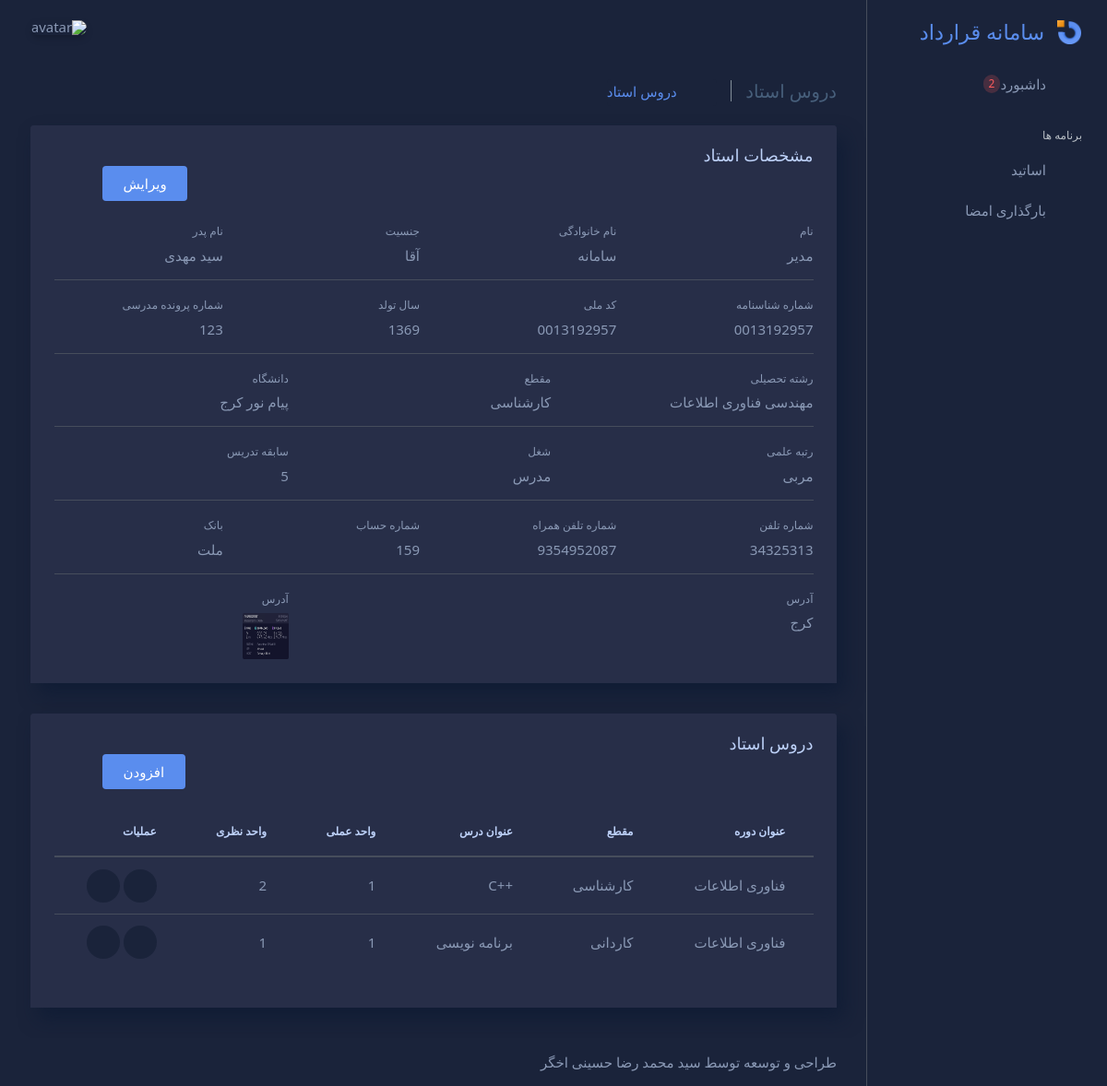
The page /account/teachers/1 on the database its author committed.
### accounts/models.py (models this page shows)
class UserProfile(models.Model):
    user = models.OneToOneField(User, on_delete=models.CASCADE)
    p_id = models.CharField(max_length=10, blank=True)
    f_name = models.CharField(max_length=16, blank=True)
    birthday = models.IntegerField(default=0)
    n_id = models.CharField(max_length=10, blank=True)
    file_number = models.CharField(max_length=16, blank=True)
    degree = models.CharField(max_length=64, choices=DEGREE_CHOICES, default='کارشناسی')
    field = models.CharField(max_length=64, blank=True)
    university = models.CharField(max_length=64, blank=True)
    rank = models.CharField(max_length=32, choices=RANK_CHOICES, default='مربی')
    job = models.CharField(max_length=64, blank=True)
    t_year = models.IntegerField(default=0)
    address = models.CharField(max_length=256, blank=True)
    mobile = models.IntegerField(default=0)
    phone = models.IntegerField(default=0)
    account = models.IntegerField(default=0)
    bank = models.CharField(max_length=16, blank=True)
    sex = models.CharField(max_length=8, choices=SEX_CHOICES, default='آقا')
    theorical_pay = models.IntegerField(default=0)
    practical_pay = models.IntegerField(default=0)
    sign = models.ImageField(null=True, blank=True)

class Lesson(models.Model):
    user = models.ForeignKey(User, on_delete=models.CASCADE)
    course_title = models.CharField(max_length=64)
    grade = models.CharField(max_length=32, choices=GRADE_CHOICES, default='کاردانی')
    lesson_title = models.CharField(max_length=64)
    theorical_unit = models.IntegerField(default=0)
    practical_unit = models.IntegerField(default=0)
    theorical_time = models.IntegerField(default=0)
    practical_time = models.IntegerField(default=0)
    group = models.IntegerField(default=1)

### accounts/views.py (the view)
# urls.py: path('teachers/<int:pk>', views.teacher_detail, name='teacher_detail'),
def teacher_detail(request, pk):
    teacher = User.objects.get(id=pk)
    lessons = Lesson.objects.filter(user=pk)
    return render(request, 'accounts/teacher_detail.html', {'teacher': teacher, 'lessons': lessons})

### accounts/templates/accounts/teacher_detail.html (shortened to what this page needs)
{% extends 'base/base.html' %}
{% block links %}
<div class="col-12">
    <h5 class="content-header-title float-left pr-1">دروس استاد</h5>
    <div class="breadcrumb-wrapper">
      <ol class="breadcrumb p-0 mb-0">
        <li class="breadcrumb-item"><a href="index.html"><i class="bx bx-home-alt"></i></a>
        </li>
        <li class="breadcrumb-item active">دروس استاد</li>
      </ol>
    </div>
</div>
{% endblock %}
{% block content %}
<div class="content-body">
  <section id="basic-datatable">
      <div class="row">
          <div class="col-12">
              <div class="card">
                  <div class="card-header">
                      <h4 class="card-title">مشخصات استاد</h4>
                      <div class="text-right">
                        <a href="{{ teacher.id }}/edit" class="btn btn-primary mr-4">ویرایش</a>
                    </div>
                  </div>
                  <div class="card-content">
                      <div class="card-body card-dashboard">
                          <div class="row">
                              <div class="col-lg-3 col-md-12 col-sm-12">
                                <label for="">نام</label>
                                <div>{{ teacher.first_name }}</div>
                              </div>
                              <div class="col-lg-3 col-md-12 col-sm-12">
                                <label for="">نام خانوادگی</label>
                                <div>{{ teacher.last_name }}</div>
                              </div>
                              <div class="col-lg-3 col-md-12 col-sm-12">
                                <label for="">جنسیت</label>
                                <div>{{ teacher.userprofile.sex }}</div>
                              </div>
                              <div class="col-lg-3 col-md-12 col-sm-12">
                                <label for="">نام پدر</label>
                                <div>{{ teacher.userprofile.f_name }}</div>
                              </div>
                          </div>
                          <hr>
                          <div class="row">
                            <div class="col-lg-3 col-md-12 col-sm-12">
                              <label for="">شماره شناسنامه</label>
                              <div>{{ teacher.userprofile.p_id }}</div>
                            </div>
                            <div class="col-lg-3 col-md-12 col-sm-12">
                              <label for="">کد ملی</label>
                              <div>{{ teacher.userprofile.n_id }}</div>
                            </div>
                            <div class="col-lg-3 col-md-12 col-sm-12">
                              <label for="">سال تولد</label>
                              <div>{{ teacher.userprofile.birthday }}</div>
                            </div>
                            <div class="col-lg-3 col-md-12 col-sm-12">
                              <label for="">شماره پرونده مدرسی</label>
                              <div>{{ teacher.userprofile.file_number }}</div>
                            </div>
                        </div>
                        <hr>
                        <div class="row">
                            <div class="col-lg-4 col-md-12 col-sm-12">
                              <label for="">رشته تحصیلی</label>
                              <div>{{ teacher.userprofile.field }}</div>
                            </div>
                            <div class="col-lg-4 col-md-12 col-sm-12">
                              <label for="">مقطع</label>
                              <div>{{ teacher.userprofile.degree }}</div>
                            </div>
                            <div class="col-lg-4 col-md-12 col-sm-12">
                              <label for="">دانشگاه</label>
                              <div>{{ teacher.userprofile.university }}</div>
                            </div>
                        </div>
                        <hr>
                        <div class="row">
                            <div class="col-lg-4 col-md-12 col-sm-12">
                              <label for="">رتبه علمی</label>
                              <div>{{ teacher.userprofile.rank }}</div>
                            </div>
                            <div class="col-lg-4 col-md-12 col-sm-12">
                              <label for="">شغل</label>
                              <div>{{ teacher.userprofile.job }}</div>
                            </div>
                            <div class="col-lg-4 col-md-12 col-sm-12">
                              <label for="">سابقه تدریس</label>
                              <div>{{ teacher.userprofile.t_year }}</div>
                            </div>
                        </div>
                        <hr>
                        <div class="row">
                            <div class="col-lg-3 col-md-12 col-sm-12">
                              <label for="">شماره تلفن</label>
                              <div>{{ teacher.userprofile.phone }}</div>
                            </div>
                            <div class="col-lg-3 col-md-12 col-sm-12">
                              <label for="">شماره تلفن همراه</label>
                              <div>{{ teacher.userprofile.mobile }}</div>
                            </div>
                            <div class="col-lg-3 col-md-12 col-sm-12">
                              <label for="">شماره حساب</label>
                              <div>{{ teacher.userprofile.account }}</div>
                            </div>
                            <div class="col-lg-3 col-md-12 col-sm-12">
                              <label for="">بانک</label>
                              <div>{{ teacher.userprofile.bank }}</div>
                            </div>
                        </div>
                        <hr>
                        <div class="row">
                            <div class="col-lg-8 col-md-12 col-sm-12">
                              <label for="">آدرس</label>
                              <div>{{ teacher.userprofile.address }}</div>
                            </div>
                            <div class="col-lg-4 col-md-12 col-sm-12">
                              <label for="">آدرس</label>
                              <div><img src="{{ teacher.userprofile.sign.url }}" alt="" width="50px" height="50px"></div>
                            </div>
                        </div>
                      </div>
                  </div>
              </div>
          </div>
      </div>
      <div class="row">
        <div class="col-12">
            <div class="card">
                <div class="card-header">
                    <h4 class="card-title">دروس استاد</h4>
                    <div class="text-right">
                        <a href="{{ teacher.id }}/add" class="btn btn-primary mr-4">افزودن</a>
                    </div>
                </div>
                <div class="card-content">
                    <div class="card-body card-dashboard">
                        <div class="table-responsive">
                            <table class="table zero-configuration">
                                <thead>
                                    <tr>
                                        <th>عنوان دوره</th>
                                        <th>مقطع</th>
                                        <th>عنوان درس</th>
                                        <th>واحد عملی</th>
                                        <th>واحد نظری</th>
                                        <th>عملیات</th>
                                    </tr>
                                </thead>
                                <tbody>
                                    {% for lesson in lessons %}
                                    <tr>
                                        <td>{{ lesson.course_title }}</td>
                                        <td>{{ lesson.grade }}</td>
                                        <td>{{ lesson.lesson_title }}</td>
                                        <td>{{ lesson.practical_unit }}</td>
                                        <td>{{ lesson.theorical_unit }}</td>
                                        <td>
                                            <a href="{% url 'teacher_detail'  teacher.id  %}"><i class="badge-circle badge-circle-light-secondary bx bx-show font-medium-1"></i></a>
                                            <a href="{% url 'lesson_edit'  lesson.id  %}"><i class="badge-circle badge-circle-light-secondary bx bx-edit font-medium-1"></i></a>
                                        </td>
                                    </tr>
                                    {% endfor %}
                            </table>
                        </div>
                    </div>
                </div>
            </div>
        </div>
    </div>
  </section>
</div>
{% endblock %}

### accounts/static/assets/css/themes/dark-layout.css (style rules this page uses)
body.dark-layout { background-color: #1A233A; }
body.dark-layout h1, body.dark-layout h2, body.dark-layout h3, body.dark-layout h4, body.dark-layout h5, body.dark-layout h6 { color: #BDD1F8; }
body.dark-layout hr { border-color: #464D5C; }
body.dark-layout .card { background-color: #272E48; box-shadow: 8px 12px 20px 0 rgba(11, 26, 51, 0.63) !important; }
body.dark-layout .card .card-header, body.dark-layout .card .card-footer { color: #8A99B5; background-color: #272E48; border-color: #464D5C !important; }
body.dark-layout .card .card-body { color: #8A99B5; background-color: #272E48; border-color: #464D5C !important; }
body.dark-layout .btn { color: #8A99B5; }
body.dark-layout .btn[class*='btn-'] { color: #FFFFFF !important; }
body.dark-layout .breadcrumb { background-color: #1A233A; }
body.dark-layout .breadcrumb .breadcrumb-item a { color: #8A99B5 !important; }
body.dark-layout .breadcrumb .breadcrumb-item:before { color: #8A99B5; }
body.dark-layout .breadcrumb .breadcrumb-item+.breadcrumb-item:before { color: #8A99B5 !important; }
body.dark-layout .table thead th { border-color: #464D5C; color: #BDD1F8; }
body.dark-layout .table tbody td, body.dark-layout .table tbody th { border-color: #464D5C; color: #8A99B5; }
body.dark-layout .table tbody td .badge-circle-light-secondary, body.dark-layout .table tbody th .badge-circle-light-secondary { background-color: #1A233A; color: #BDD1F8; }
body.dark-layout .table tbody td a i, body.dark-layout .table tbody th a i { color: #8A99B5 !important; }
body.dark-layout p, body.dark-layout small, body.dark-layout span, body.dark-layout label { color: #8A99B5; }

### rows shown on the page
Lesson: course_title "فناوری اطلاعات", grade "کارشناسی", lesson_title "++C", practical_unit "1", theorical_unit "2"
Lesson: course_title "فناوری اطلاعات", grade "کاردانی", lesson_title "برنامه نویسی", practical_unit "1", theorical_unit "1"

### other values the page prints
{{ teacher.first_name }} "مدیر"
{{ teacher.last_name }} "سامانه"
{{ teacher.userprofile.sex }} "آقا"
{{ teacher.userprofile.f_name }} "سید مهدی"
{{ teacher.userprofile.p_id }} "0013192957"
{{ teacher.userprofile.n_id }} "0013192957"
{{ teacher.userprofile.birthday }} "1369"
{{ teacher.userprofile.file_number }} "123"
{{ teacher.userprofile.field }} "مهندسی فناوری اطلاعات"
{{ teacher.userprofile.degree }} "کارشناسی"
{{ teacher.userprofile.university }} "پیام نور کرج"
{{ teacher.userprofile.rank }} "مربی"
{{ teacher.userprofile.job }} "مدرس"
{{ teacher.userprofile.t_year }} "5"
{{ teacher.userprofile.phone }} "34325313"
